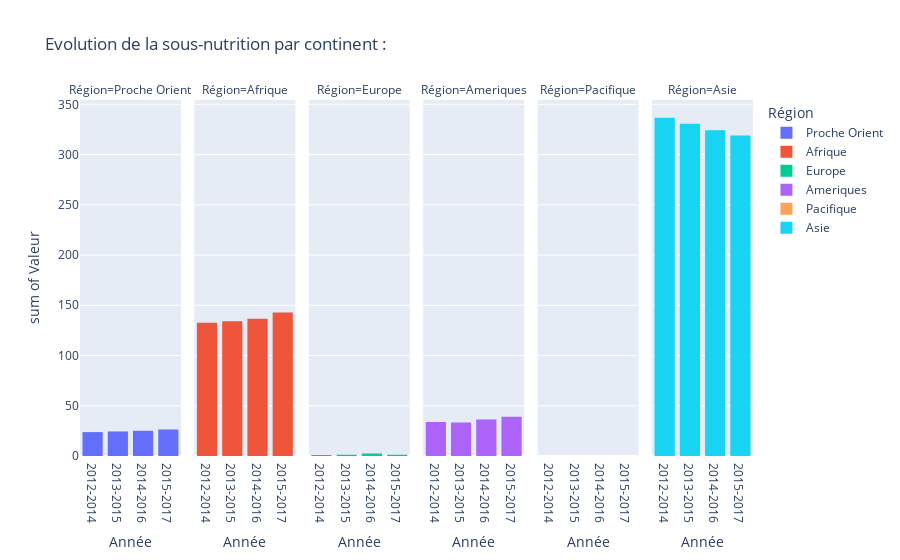

Notebook code for this chart:
### Markdown cell above
#### sous nutrition par continent

### Code cell
# Mise en forme du fichier avec les noms de contients et les codes iso
sousNut_cont = sousNut
sousNut_cont['Région'] = ""
sousNut_cont['Iso']= ""
sousNut_cont.to_csv('sousNut_cont.csv', index=False)
sousNut_contT = pd.read_csv('sousNut_contT.csv', sep = ';')


# J'enlève les années 2017 et 2018 puisque le fichier aide ne contient pas de données pour ces deux années
sousNut_contTs= sousNut_contT[(sousNut_contT['Année']=='2012-2014')|(sousNut_contT['Année']=='2013-2015')
                                  |(sousNut_contT['Année']=='2014-2016')| (sousNut_contT['Année']=='2015-2017')]
sousNut_contTs

# graf par continent avec historique sur les 4 ans
px.histogram(sousNut_contTs, x="Année", y="Valeur", color="Région", facet_col="Région", title='Evolution de la sous-nutrition par continent :')

### Figure 1 — Plotly figure (JSON) as saved in the notebook; plotly's stock layout.template omitted (floating-point values rounded to 4 significant figures; data arrays with more than 128 entries replaced by an {"elided": "..."} marker saying what was removed)
{"data": [{"alignmentgroup": "True", "bingroup": "x", "histfunc": "sum", "hovertemplate": "Région=Proche Orient<br>Année=%{x}<br>sum of Valeur=%{y}<extra></extra>", "legendgroup": "Proche Orient", "marker": {"color": "#636efa", "pattern": {"shape": ""}}, "name": "Proche Orient", "offsetgroup": "Proche Orient", "orientation": "v", "showlegend": true, "type": "histogram", "x": ["2012-2014", "2013-2015", "2014-2016", "2015-2017", "2012-2014", "2013-2015", "2014-2016", "2015-2017", "2012-2014", "2013-2015", "2014-2016", "2015-2017", "2012-2014", "2013-2015", "2014-2016", "2015-2017", "2012-2014", "2013-2015", "2014-2016", "2015-2017", "2012-2014", "2013-2015", "2014-2016", "2015-2017", "2012-2014", "2013-2015", "2014-2016", "2015-2017", "2012-2014", "2013-2015", "2014-2016", "2015-2017", "2012-2014", "2013-2015", "2014-2016", "2015-2017", "2012-2014", "2013-2015", "2014-2016", "2015-2017", "2012-2014", "2013-2015", "2014-2016", "2015-2017", "2012-2014", "2013-2015", "2014-2016", "2015-2017", "2012-2014", "2013-2015", "2014-2016", "2015-2017", "2012-2014", "2013-2015", "2014-2016", "2015-2017", "2012-2014", "2013-2015", "2014-2016", "2015-2017", "2012-2014", "2013-2015", "2014-2016", "2015-2017", "2012-2014", "2013-2015", "2014-2016", "2015-2017"], "xaxis": "x", "y": [8.6, 8.8, 8.9, 9.7, 1.5, 1.5, 1.5, 1.5, 0, 0, 0, 0, 0.3, 0.3, 0.3, 0.3, 3.6, 3.7, 3.9, 3.9, 7.3, 7.8, 8.4, 8.8, 0.8, 0.8, 0.8, 0.8, 0.4, 0.4, 0.4, 0.4, 0, 0, 0, 0, 0.7, 0.6, 0.4, 0.4, 0.3, 0.3, 0.3, 0.4, 0, 0, 0, 0, 0, 0, 0, 0, 0, 0, 0, 0, 0, 0, 0, 0, 0.3, 0.2, 0.2, 0.2, 0, 0, 0, 0], "yaxis": "y"}, {"alignmentgroup": "True", "bingroup": "x", "histfunc": "sum", "hovertemplate": "Région=Afrique<br>Année=%{x}<br>sum of Valeur=%{y}<extra></extra>", "legendgroup": "Afrique", "marker": {"color": "#EF553B", "pattern": {"shape": ""}}, "name": "Afrique", "offsetgroup": "Afrique", "orientation": "v", "showlegend": true, "type": "histogram", "x": {"elided": "216 str values"}, "xaxis": "x2", "y": {"elided": "216 float values"}, "yaxis": "y2"}, {"alignmentgroup": "True", "bingroup": "x", "histfunc": "sum", "hovertemplate": "Région=Europe<br>Année=%{x}<br>sum of Valeur=%{y}<extra></extra>", "legendgroup": "Europe", "marker": {"color": "#00cc96", "pattern": {"shape": ""}}, "name": "Europe", "offsetgroup": "Europe", "orientation": "v", "showlegend": true, "type": "histogram", "x": {"elided": "184 str values"}, "xaxis": "x3", "y": {"elided": "184 float values"}, "yaxis": "y3"}, {"alignmentgroup": "True", "bingroup": "x", "histfunc": "sum", "hovertemplate": "Région=Ameriques<br>Année=%{x}<br>sum of Valeur=%{y}<extra></extra>", "legendgroup": "Ameriques", "marker": {"color": "#ab63fa", "pattern": {"shape": ""}}, "name": "Ameriques", "offsetgroup": "Ameriques", "orientation": "v", "showlegend": true, "type": "histogram", "x": {"elided": "152 str values"}, "xaxis": "x4", "y": {"elided": "152 float values"}, "yaxis": "y4"}, {"alignmentgroup": "True", "bingroup": "x", "histfunc": "sum", "hovertemplate": "Région=Pacifique<br>Année=%{x}<br>sum of Valeur=%{y}<extra></extra>", "legendgroup": "Pacifique", "marker": {"color": "#FFA15A", "pattern": {"shape": ""}}, "name": "Pacifique", "offsetgroup": "Pacifique", "orientation": "v", "showlegend": true, "type": "histogram", "x": ["2012-2014", "2013-2015", "2014-2016", "2015-2017", "2012-2014", "2013-2015", "2014-2016", "2015-2017", "2012-2014", "2013-2015", "2014-2016", "2015-2017", "2012-2014", "2013-2015", "2014-2016", "2015-2017", "2012-2014", "2013-2015", "2014-2016", "2015-2017", "2012-2014", "2013-2015", "2014-2016", "2015-2017", "2012-2014", "2013-2015", "2014-2016", "2015-2017", "2012-2014", "2013-2015", "2014-2016", "2015-2017", "2012-2014", "2013-2015", "2014-2016", "2015-2017", "2012-2014", "2013-2015", "2014-2016", "2015-2017", "2012-2014", "2013-2015", "2014-2016", "2015-2017", "2012-2014", "2013-2015", "2014-2016", "2015-2017", "2012-2014", "2013-2015", "2014-2016", "2015-2017", "2012-2014", "2013-2015", "2014-2016", "2015-2017", "2012-2014", "2013-2015", "2014-2016", "2015-2017", "2012-2014", "2013-2015", "2014-2016", "2015-2017", "2012-2014", "2013-2015", "2014-2016", "2015-2017", "2012-2014", "2013-2015", "2014-2016", "2015-2017", "2012-2014", "2013-2015", "2014-2016", "2015-2017"], "xaxis": "x5", "y": [0, 0, 0, 0, 0, 0, 0, 0, 0, 0, 0, 0, 0, 0, 0, 0, 0, 0, 0, 0, 0, 0, 0, 0, 0, 0, 0, 0, 0, 0, 0, 0, 0, 0, 0, 0, 0, 0, 0, 0, 0, 0, 0, 0, 0, 0, 0, 0, 0, 0, 0, 0, 0, 0, 0, 0, 0, 0, 0, 0, 0, 0, 0, 0, 0, 0, 0, 0, 0, 0, 0, 0, 0, 0, 0, 0], "yaxis": "y5"}, {"alignmentgroup": "True", "bingroup": "x", "histfunc": "sum", "hovertemplate": "Région=Asie<br>Année=%{x}<br>sum of Valeur=%{y}<extra></extra>", "legendgroup": "Asie", "marker": {"color": "#19d3f3", "pattern": {"shape": ""}}, "name": "Asie", "offsetgroup": "Asie", "orientation": "v", "showlegend": true, "type": "histogram", "x": ["2012-2014", "2013-2015", "2014-2016", "2015-2017", "2012-2014", "2013-2015", "2014-2016", "2015-2017", "2012-2014", "2013-2015", "2014-2016", "2015-2017", "2012-2014", "2013-2015", "2014-2016", "2015-2017", "2012-2014", "2013-2015", "2014-2016", "2015-2017", "2012-2014", "2013-2015", "2014-2016", "2015-2017", "2012-2014", "2013-2015", "2014-2016", "2015-2017", "2012-2014", "2013-2015", "2014-2016", "2015-2017", "2012-2014", "2013-2015", "2014-2016", "2015-2017", "2012-2014", "2013-2015", "2014-2016", "2015-2017", "2012-2014", "2013-2015", "2014-2016", "2015-2017", "2012-2014", "2013-2015", "2014-2016", "2015-2017", "2012-2014", "2013-2015", "2014-2016", "2015-2017", "2012-2014", "2013-2015", "2014-2016", "2015-2017", "2012-2014", "2013-2015", "2014-2016", "2015-2017", "2012-2014", "2013-2015", "2014-2016", "2015-2017", "2012-2014", "2013-2015", "2014-2016", "2015-2017", "2012-2014", "2013-2015", "2014-2016", "2015-2017", "2012-2014", "2013-2015", "2014-2016", "2015-2017", "2012-2014", "2013-2015", "2014-2016", "2015-2017", "2012-2014", "2013-2015", "2014-2016", "2015-2017", "2012-2014", "2013-2015", "2014-2016", "2015-2017", "2012-2014", "2013-2015", "2014-2016", "2015-2017", "2012-2014", "2013-2015", "2014-2016", "2015-2017", "2012-2014", "2013-2015", "2014-2016", "2015-2017", "2012-2014", "2013-2015", "2014-2016", "2015-2017", "2012-2014", "2013-2015", "2014-2016", "2015-2017", "2012-2014", "2013-2015", "2014-2016", "2015-2017", "2012-2014", "2013-2015", "2014-2016", "2015-2017"], "xaxis": "x6", "y": [21.7, 22.4, 23.3, 22.3, 0, 0, 0, 0, 0, 0, 0, 0, 2.1, 2.3, 2.4, 2.4, 0, 0, 0, 0, 0, 0, 0, 0, 0, 0, 0, 0, 0.9, 0.9, 0.9, 0.9, 203.8, 198.3, 193.1, 190.9, 22.4, 23.6, 24, 24, 0, 0, 0, 0, 0.5, 0, 0, 0, 1, 1.1, 1.2, 1.1, 0, 0, 0, 0, 0.5, 0.6, 0.6, 0.6, 6.7, 7.1, 7.3, 7.2, 1.8, 1.7, 1.7, 1.6, 2, 1.4, 0.9, 0.9, 31.1, 28.5, 25.4, 24.6, 14.5, 15.4, 16.5, 15.8, 0, 0, 0, 0, 0, 0, 0, 0, 10.3, 10.8, 11.2, 11.6, 0, 0, 0, 0, 1.8, 1.8, 1.8, 1.7, 0, 0, 0, 0, 6.2, 6, 5.9, 6, 0.4, 0.4, 0.4, 0.4, 8.9, 8.3, 7.6, 7.1], "yaxis": "y6"}], "layout": {"annotations": [{"font": {}, "showarrow": false, "text": "Région=Proche Orient", "x": 0.075, "xanchor": "center", "xref": "paper", "y": 1, "yanchor": "bottom", "yref": "paper"}, {"font": {}, "showarrow": false, "text": "Région=Afrique", "x": 0.245, "xanchor": "center", "xref": "paper", "y": 1, "yanchor": "bottom", "yref": "paper"}, {"font": {}, "showarrow": false, "text": "Région=Europe", "x": 0.415, "xanchor": "center", "xref": "paper", "y": 1, "yanchor": "bottom", "yref": "paper"}, {"font": {}, "showarrow": false, "text": "Région=Ameriques", "x": 0.585, "xanchor": "center", "xref": "paper", "y": 1, "yanchor": "bottom", "yref": "paper"}, {"font": {}, "showarrow": false, "text": "Région=Pacifique", "x": 0.755, "xanchor": "center", "xref": "paper", "y": 1, "yanchor": "bottom", "yref": "paper"}, {"font": {}, "showarrow": false, "text": "Région=Asie", "x": 0.925, "xanchor": "center", "xref": "paper", "y": 1, "yanchor": "bottom", "yref": "paper"}], "autosize": true, "barmode": "relative", "legend": {"title": {"text": "Région"}, "tracegroupgap": 0}, "title": {"text": "Evolution de la sous-nutrition par continent :"}, "xaxis": {"anchor": "y", "autorange": true, "domain": [0, 0.15], "range": [-0.5, 3.5], "title": {"text": "Année"}, "type": "category"}, "xaxis2": {"anchor": "y2", "autorange": true, "domain": [0.17, 0.32], "matches": "x", "range": [-0.5, 3.5], "title": {"text": "Année"}, "type": "category"}, "xaxis3": {"anchor": "y3", "autorange": true, "domain": [0.34, 0.49], "matches": "x", "range": [-0.5, 3.5], "title": {"text": "Année"}, "type": "category"}, "xaxis4": {"anchor": "y4", "autorange": true, "domain": [0.51, 0.66], "matches": "x", "range": [-0.5, 3.5], "title": {"text": "Année"}, "type": "category"}, "xaxis5": {"anchor": "y5", "autorange": true, "domain": [0.68, 0.83], "matches": "x", "range": [-0.5, 3.5], "title": {"text": "Année"}, "type": "category"}, "xaxis6": {"anchor": "y6", "autorange": true, "domain": [0.85, 1], "matches": "x", "range": [-0.5, 3.5], "title": {"text": "Année"}, "type": "category"}, "yaxis": {"anchor": "x", "autorange": true, "domain": [0, 1], "range": [0, 354.3], "title": {"text": "sum of Valeur"}, "type": "linear"}, "yaxis2": {"anchor": "x2", "autorange": true, "domain": [0, 1], "matches": "y", "range": [0, 354.3], "showticklabels": false, "type": "linear"}, "yaxis3": {"anchor": "x3", "autorange": true, "domain": [0, 1], "matches": "y", "range": [0, 354.3], "showticklabels": false, "type": "linear"}, "yaxis4": {"anchor": "x4", "autorange": true, "domain": [0, 1], "matches": "y", "range": [0, 354.3], "showticklabels": false, "type": "linear"}, "yaxis5": {"anchor": "x5", "autorange": true, "domain": [0, 1], "matches": "y", "range": [0, 354.3], "showticklabels": false, "type": "linear"}, "yaxis6": {"anchor": "x6", "autorange": true, "domain": [0, 1], "matches": "y", "range": [0, 354.3], "showticklabels": false, "type": "linear"}}}
